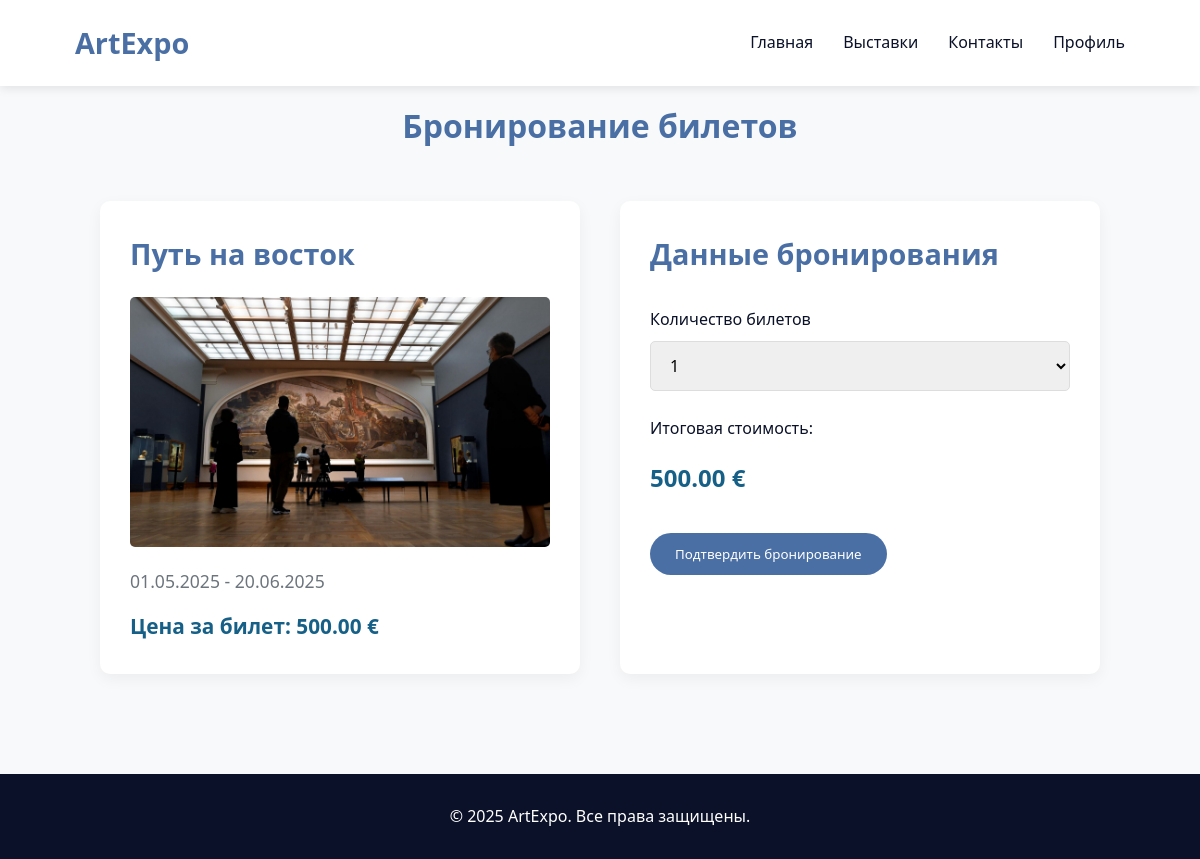
Page /booking.php?exhibition_id=1 (signed in) on the committed database.
### tables this page shows
CREATE TABLE `exhibitions` (
  `id` int NOT NULL,
  `title` varchar(255) NOT NULL,
  `museum_id` int NOT NULL,
  `image` varchar(255) NOT NULL,
  `start_date` date NOT NULL,
  `end_date` date NOT NULL,
  `price` decimal(10,2) NOT NULL,
  `description` text,
  `created_at` timestamp NULL DEFAULT CURRENT_TIMESTAMP,
  `updated_at` timestamp NULL DEFAULT CURRENT_TIMESTAMP ON UPDATE CURRENT_TIMESTAMP
);

### public/booking.php (the view, shortened to what this page needs)
<?php
include 'includes/config.php';
$exhibition_id = intval($_GET['exhibition_id']);
$stmt = $pdo->prepare("SELECT * FROM exhibitions WHERE id = ?");
$stmt->execute([$exhibition_id]);
$exhibition = $stmt->fetch(PDO::FETCH_ASSOC);
?>
<!DOCTYPE html>
<html lang="ru">
<head>
    <link rel="stylesheet" href="assets/css/style.css">
    <link rel="stylesheet" href="assets/css/booking.css">
</head>
<body>
    <header class="animated-header">
        <div class="container">
            <nav>
                <a href="index.php" class="logo">ArtExpo</a>
                <ul class="nav-links">
                    <li><a href="index.php">Главная</a></li>
                    <li><a href="exhibitions.php">Выставки</a></li>
                    <li><a href="contacts.php">Контакты</a></li>
                    <?php if (!empty($_SESSION['user_id'])) {?>
                    <li><a href="profile.php">Профиль</a></li>
                    <?php } else {?>
                    <li><a href="login.php">Вход</a></li>
                    <li><a href="register.php">Регистрация</a></li>
                    <?php } ?>
                </ul>
            </nav>
        </div>
    </header>
    <main class="booking-page">
        <div class="container">
            <h1>Бронирование билетов</h1>
            <div class="booking-container">
                <div class="exhibition-summary">
                    <h2><?php echo htmlspecialchars($exhibition['title']); ?></h2>
                    <div class="summary-image" style="background-image: url('assets/images/<?php echo htmlspecialchars($exhibition['image']); ?>')"></div>
                    <p class="date"><?php echo date('d.m.Y', strtotime($exhibition['start_date'])); ?> - <?php echo date('d.m.Y', strtotime($exhibition['end_date'])); ?></p>
                    <p class="price">Цена за билет: <?php echo htmlspecialchars($exhibition['price']); ?> €</p>
                </div>
                <div class="booking-form">
                    <h2>Данные бронирования</h2>
                    <form action="" method="POST">
                        <div class="form-group">
                            <label for="tickets">Количество билетов</label>
                            <select name="tickets" id="tickets" required>
                                <?php for ($i = 1; $i <= 10; $i++): ?>
                                    <option value="<?php echo $i; ?>"><?php echo $i; ?></option>
                                <?php endfor; ?>
                            </select>
                        </div>
                        <div class="form-group">
                            <label>Итоговая стоимость:</label>
                            <div class="total-price" id="totalPrice"><?php echo htmlspecialchars($exhibition['price']); ?> €</div>
                        </div>
                        <button type="submit" class="btn">Подтвердить бронирование</button>
                    </form>
                </div>
            </div>
        </div>
    </main>
    <footer>
        <div class="container">
            <p>&copy; 2025 ArtExpo. Все права защищены.</p>
        </div>
    </footer>
</body>
</html>

### public/assets/css/style.css (style rules this page uses)
:root { --primary: #4a6fa5; --secondary: #166088; --accent: #4fc3f7; --dark: #0a1128; --light: #f8f9fa; --gray: #6c757d; }
* { margin: 0; padding: 0; box-sizing: border-box; font-family: 'Segoe UI', Tahoma, Geneva, Verdana, sans-serif; }
body { background-color: var(--light); color: var(--dark); line-height: 1.6; }
.container { width: 90%; max-width: 1200px; margin: 0 auto; padding: 0 15px; }
.animated-header { background-color: rgba(255, 255, 255, 0.9); box-shadow: 0 2px 10px rgba(0, 0, 0, 0.1); position: fixed; width: 100%; z-index: 1000; transition: all 0.3s ease; }
.logo { font-size: 1.8rem; font-weight: 700; color: var(--primary); text-decoration: none; }
nav { display: flex; justify-content: space-between; align-items: center; padding: 20px 0; }
.nav-links { display: flex; list-style: none; }
.nav-links li { margin-left: 30px; }
.nav-links a { text-decoration: none; color: var(--dark); font-weight: 500; transition: color 0.3s; }
.btn { display: inline-block; padding: 12px 25px; background-color: var(--primary); color: white; text-decoration: none; border-radius: 50px; font-weight: 500; transition: all 0.3s; border: none; cursor: pointer; }
footer { background-color: var(--dark); color: white; text-align: center; padding: 30px 0; margin-top: 50px; }

### public/assets/css/booking.css (style rules this page uses)
.booking-page { padding: 100px 0 50px; }
.booking-page h1 { text-align: center; margin-bottom: 50px; color: var(--primary); }
.booking-container { display: flex; gap: 40px; max-width: 1000px; margin: 0 auto; }
.exhibition-summary { flex: 1; background: white; padding: 30px; border-radius: 10px; box-shadow: 0 5px 15px rgba(0, 0, 0, 0.05); }
.exhibition-summary h2 { font-size: 1.8rem; margin-bottom: 20px; color: var(--primary); }
.summary-image { height: 250px; background-size: cover; background-position: center; border-radius: 5px; margin-bottom: 20px; }
.exhibition-summary .date { font-size: 1.1rem; color: var(--gray); margin-bottom: 15px; }
.exhibition-summary .price { font-size: 1.3rem; font-weight: 700; color: var(--secondary); }
.booking-form { flex: 1; background: white; padding: 30px; border-radius: 10px; box-shadow: 0 5px 15px rgba(0, 0, 0, 0.05); }
.booking-form h2 { font-size: 1.8rem; margin-bottom: 30px; color: var(--primary); }
.form-group { margin-bottom: 25px; }
.form-group label { display: block; margin-bottom: 8px; font-weight: 500; color: var(--dark); }
.form-group select, .form-group input { width: 100%; padding: 12px 15px; border: 1px solid #ddd; border-radius: 5px; font-size: 1rem; transition: border 0.3s; }
.total-price { font-size: 1.5rem; font-weight: 700; color: var(--secondary); padding: 10px 0; }

### rows in the picture
exhibitions: title "Путь на восток", image (picture), start_date "01.05.2025", end_date "20.06.2025", price "500.00"

### other values in the picture
form field tickets "1"
